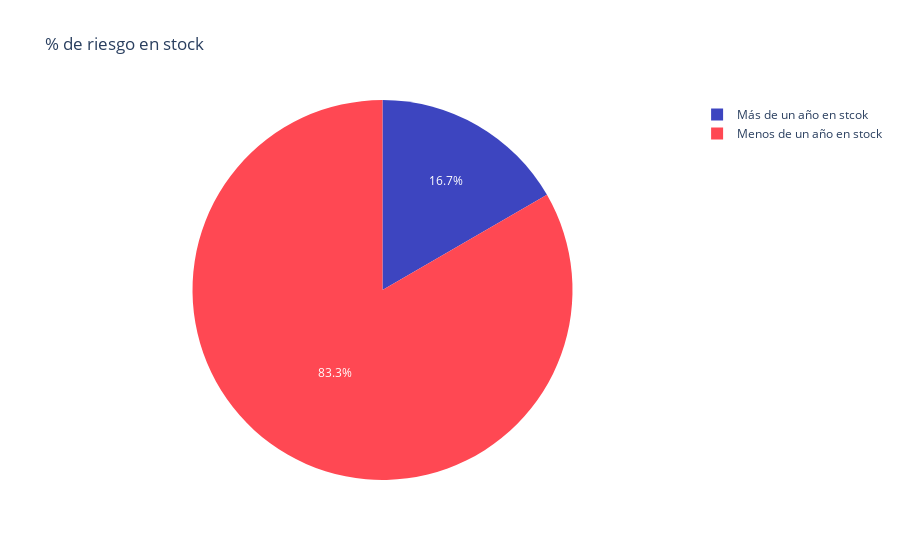

Notebook code cell kept with this figure:
### Code cell
labels = df_riesgo_pachuca['stock']
values = df_riesgo_pachuca['casas']
colores = ['#3d45c0', '#ff4853']
# Crear el gráfico de pastel
fig = go.Figure(data=[go.Pie(
    labels=labels, 
    values=values, 
    sort=False,    
    marker=dict(colors=colores,)
)])
fig.update_layout(title="% de riesgo en stock")
# Exportar gráfica como archivo HTML
def guardar_grafico_como_html(fig, nombre_archivo, carpeta='graficas'):
    # Crear la carpeta si no existe
    if not os.path.exists(carpeta):
        os.makedirs(carpeta)
    
    # Gráfica como archivo HTML en la carpeta especificada
    pio.write_html(fig, f'{carpeta}/{nombre_archivo}.html')

# Exportar
guardar_grafico_como_html(fig, 'g_pie_riesgo_direct_pachuca', carpeta='graficas')
fig.show()

### Figure 1 — Plotly figure (JSON) as saved in the notebook; plotly's stock layout.template omitted (floating-point values rounded to 4 significant figures)
{"data": [{"labels": ["Más de un año en stcok", "Menos de un año en stock"], "marker": {"colors": ["#3d45c0", "#ff4853"]}, "sort": false, "type": "pie", "values": [413, 2067]}], "layout": {"title": {"text": "% de riesgo en stock"}}}
